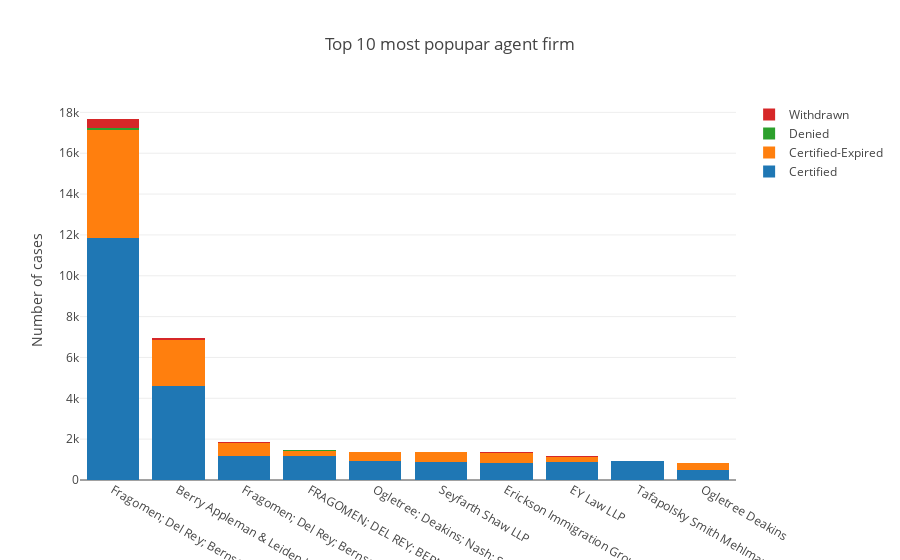

Notebook cell for this chart:
### Code cell
df['AGENT_FIRM_NAME'] = df['AGENT_FIRM_NAME'].dropna()
count_agent = pd.DataFrame({'COUNT' : df.groupby( [ 'CASE_STATUS','AGENT_FIRM_NAME'] ).size()}).reset_index()
count_agent = count_agent.pivot(index ='AGENT_FIRM_NAME', columns = 'CASE_STATUS', values = 'COUNT').reset_index()
count_agent = count_agent.fillna(0)
count_agent['TOTAL'] = count_agent['Certified']+ count_agent['Certified-Expired'] + count_agent['Denied'] +count_agent['Withdrawn']
count_agent = count_agent.sort_values('TOTAL', ascending = False)
count_agent.iloc[:,2:] = count_agent.iloc[:,2:].astype(int) 
count_agent_top = count_agent[:10]
# print(count_job_top.head(5))


d1 = go.Bar(x= count_agent_top['AGENT_FIRM_NAME'],
            y= count_agent_top['Certified'], name='Certified')
d2 = go.Bar(x= count_agent_top['AGENT_FIRM_NAME'],
            y= count_agent_top['Certified-Expired'], name='Certified-Expired')
d3 = go.Bar(x= count_agent_top['AGENT_FIRM_NAME'],
            y= count_agent_top['Denied'], name='Denied')
d4 = go.Bar(x= count_agent_top['AGENT_FIRM_NAME'],
            y= count_agent_top['Withdrawn'], name='Withdrawn')
data = [d1, d2, d3, d4]
layout = go.Layout(dict(title= 'Top 10 most popupar agent firm',
                        yaxis= dict(title='Number of cases'),barmode='stack'))
fig = go.Figure(data = data, layout = layout)
iplot(fig)

### Figure 1 — Plotly figure (JSON) as saved in the notebook; plotly's stock layout.template omitted (floating-point values rounded to 4 significant figures)
{"data": [{"name": "Certified", "type": "bar", "uid": "10ae10cc-da7f-11e8-a210-849bca0185fb", "x": ["Fragomen; Del Rey; Bernsen & Loewy; LLP", "Berry Appleman & Leiden LLP", "Fragomen; Del Rey; Bernsen & Loewy LLP", "FRAGOMEN; DEL REY; BERNSEN & LOEWY; LLP", "Ogletree; Deakins; Nash; Smoak & Stewart; P.C.", "Seyfarth Shaw LLP", "Erickson Immigration Group", "EY Law LLP", "Tafapolsky Smith Mehlman LLP", "Ogletree Deakins"], "y": [11853, 4589, 1161, 1170, 932, 895, 820, 903, 933, 501]}, {"name": "Certified-Expired", "type": "bar", "uid": "10ae10cd-da7f-11e8-8079-849bca0185fb", "x": ["Fragomen; Del Rey; Bernsen & Loewy; LLP", "Berry Appleman & Leiden LLP", "Fragomen; Del Rey; Bernsen & Loewy LLP", "FRAGOMEN; DEL REY; BERNSEN & LOEWY; LLP", "Ogletree; Deakins; Nash; Smoak & Stewart; P.C.", "Seyfarth Shaw LLP", "Erickson Immigration Group", "EY Law LLP", "Tafapolsky Smith Mehlman LLP", "Ogletree Deakins"], "y": [5281, 2242, 637, 266, 429, 464, 506, 233, 0, 321]}, {"name": "Denied", "type": "bar", "uid": "10ae10ce-da7f-11e8-a711-849bca0185fb", "x": ["Fragomen; Del Rey; Bernsen & Loewy; LLP", "Berry Appleman & Leiden LLP", "Fragomen; Del Rey; Bernsen & Loewy LLP", "FRAGOMEN; DEL REY; BERNSEN & LOEWY; LLP", "Ogletree; Deakins; Nash; Smoak & Stewart; P.C.", "Seyfarth Shaw LLP", "Erickson Immigration Group", "EY Law LLP", "Tafapolsky Smith Mehlman LLP", "Ogletree Deakins"], "y": [96, 44, 21, 12, 12, 11, 13, 3, 1, 7]}, {"name": "Withdrawn", "type": "bar", "uid": "10ae10cf-da7f-11e8-aa02-849bca0185fb", "x": ["Fragomen; Del Rey; Bernsen & Loewy; LLP", "Berry Appleman & Leiden LLP", "Fragomen; Del Rey; Bernsen & Loewy LLP", "FRAGOMEN; DEL REY; BERNSEN & LOEWY; LLP", "Ogletree; Deakins; Nash; Smoak & Stewart; P.C.", "Seyfarth Shaw LLP", "Erickson Immigration Group", "EY Law LLP", "Tafapolsky Smith Mehlman LLP", "Ogletree Deakins"], "y": [446, 82, 26, 29, 17, 11, 9, 20, 12, 13]}], "layout": {"barmode": "stack", "title": "Top 10 most popupar agent firm", "yaxis": {"title": "Number of cases"}}}
